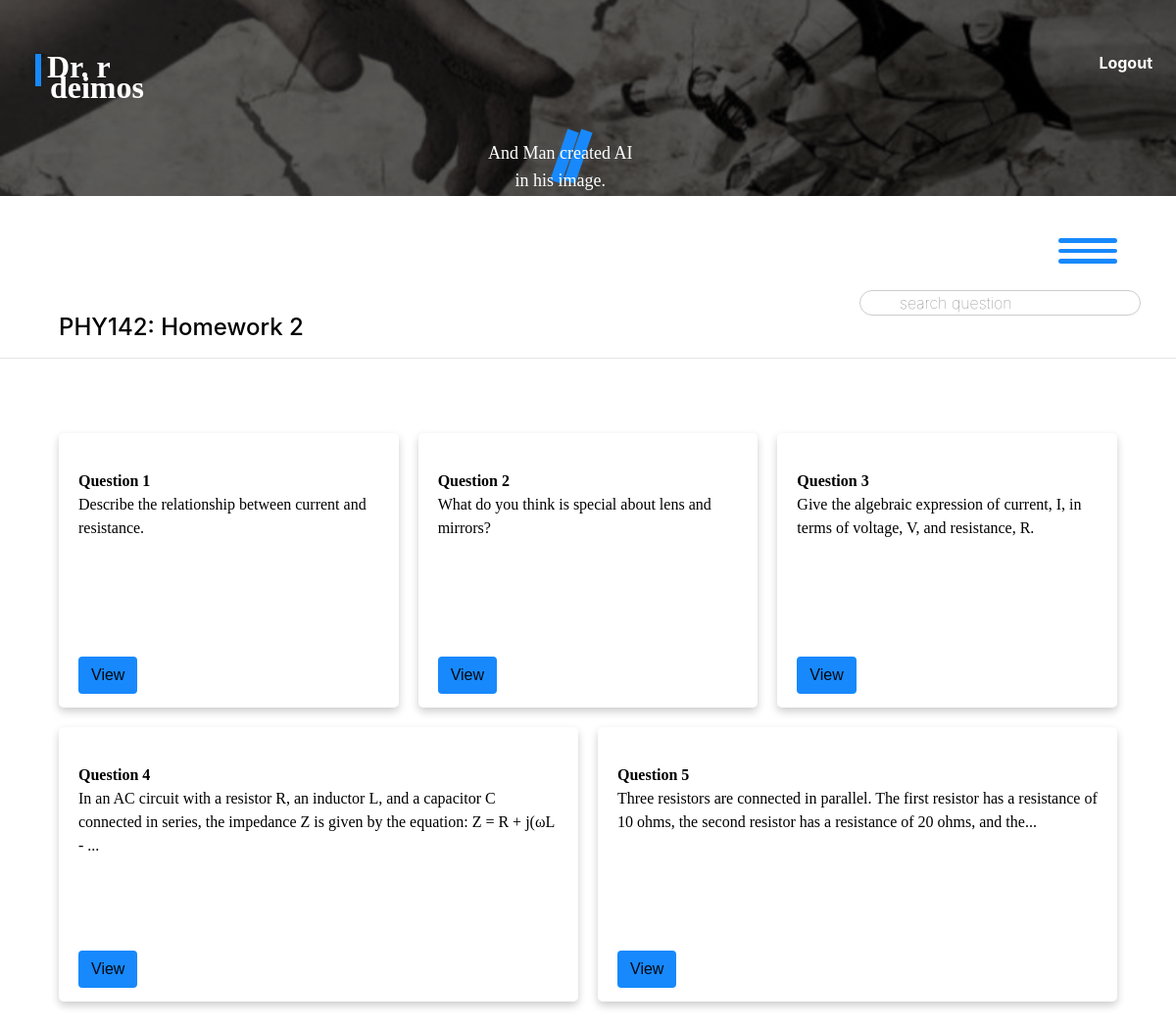
Page /deimos/courses/13/assignments/6 (signed in) on the earlier database version.
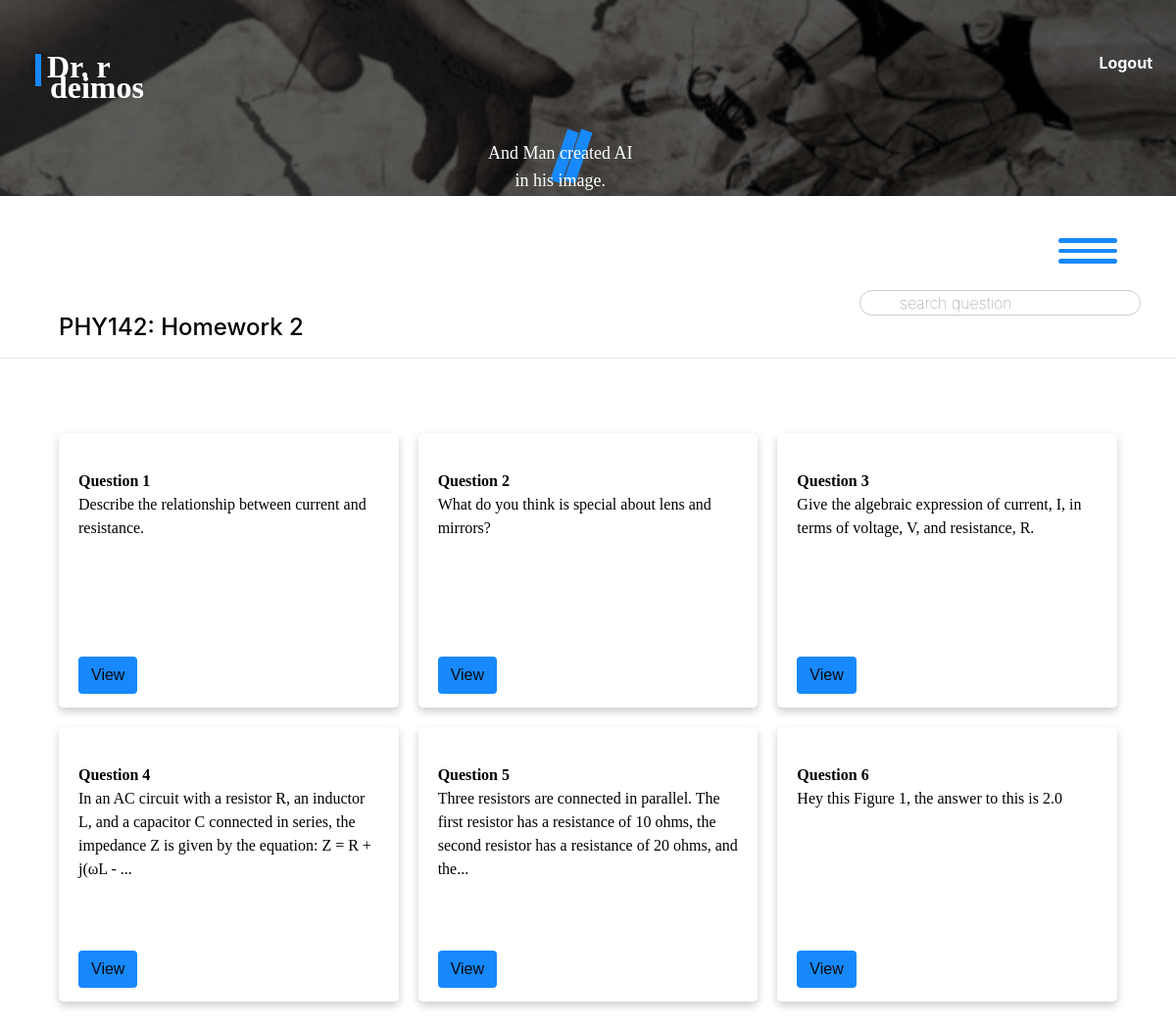
Same page on the later database version.
### phobos/models.py (models this page shows, shortened)
class Assignment(models.Model):
    name = models.CharField(max_length=30)
    course = models.ForeignKey(Course, on_delete=models.CASCADE, related_name="assignments")
    timestamp = models.DateTimeField(auto_now_add=True)
    due_date = models.DateTimeField(blank=True, null=True)
    assigned_date = models.DateTimeField(blank=True, null=True)
    difficulty_level = models.CharField(
        max_length=10,
        choices=DifficultyChoices.choices,
        default=DifficultyChoices.MEDIUM,
    )
    category = models.CharField(max_length=25, choices=AssignmentChoices.choices,
                                 default = AssignmentChoices.HOMEWORK)

class Course(models.Model):
    name = models.CharField(max_length=100, blank=False, null=False)
    description = models.CharField(max_length=400, default="No description")
    subject = models.CharField(max_length=100,
                                choices=SubjectChoices.choices,
                                default=SubjectChoices.PHYSICS)
    number_of_students = models.IntegerField(blank=True, null=True)
    difficulty_level = models.CharField(
        max_length=10,
        choices=DifficultyChoices.choices,
        default=DifficultyChoices.MEDIUM,
    )
    professors = models.ManyToManyField('Professor', related_name='courses')
    topics = models.ManyToManyField('Topic', related_name='courses')
    timestamp = models.DateTimeField(auto_now_add=True)
    image = models.ImageField(upload_to='phobos/images/course_covers', blank=True, null=True)

class Question(models.Model):
    number = models.CharField(blank=False, null=False, max_length=5)
    text = models.TextField(max_length= 2000, null=False, blank=False)
    assignment = models.ForeignKey(Assignment, null=True, on_delete=models.CASCADE, \
                                   related_name="questions")
    category = models.CharField(max_length=50, null=True, blank=True)
    topic = models.ForeignKey(Topic, on_delete=models.SET_NULL, null=True, blank=True)
    sub_topic = models.ForeignKey(SubTopic, on_delete=models.SET_NULL, null=True, blank=True)
    num_points = models.IntegerField(default=10, validators=[MinValueValidator(0), MaxValueValidator(15)]) # Add lower and upper bound.
    parent_question = models.ForeignKey('self', on_delete=models.CASCADE, null=True, \
                                        blank=True, related_name='sub_questions')
    timestamp = models.DateTimeField(auto_now_add=True)
    difficulty_level = models.CharField(
        max_length=10,
        choices=DifficultyChoices.choices,
        default=DifficultyChoices.MEDIUM,
    )
    answer_type = models.CharField(
        max_length = 30,
        choices = QuestionChoices.choices,
        default = QuestionChoices.STRUCTURAL_TEXT
    )
    max_num_attempts = models.IntegerField(default=5)
    answer = models.CharField(max_length=1000, null=True, blank=True) # TODO: delete this attribute.
    deduct_per_attempt = models.FloatField(default=0.05, blank=True, null=True)
    margin_error = models.FloatField(default=0.03, blank=True, null=True)
    due_date = models.DateTimeField(null=True, blank=True)
    embedding = models.JSONField(null=True, blank=True)  # Field to store encoded representation for search

### deimos/views.py (the view)
@login_required(login_url='astros:login')
def assignment_management(request, assignment_id, course_id=None):
    student = get_object_or_404(Student, pk = request.user.pk)
    assignment = get_object_or_404(Assignment, pk = assignment_id)
    assignment_student, created = AssignmentStudent.objects.get_or_create(student = student, assignment=assignment)
    assignment_student.save()
    """
    is_assigned = AssignmentStudent.objects.filter(student=student, assignment=assignment).exists()
    if not is_assigned:
        return HttpResponseForbidden('You have not be assigned this assignment.')

    """
    questions = Question.objects.filter(assignment = assignment)
    context = {
        "questions": questions,
        "assignment": assignment
    }
    return render(request, "deimos/assignment_management.html", context)

### deimos/templates/deimos/assignment_management.html (shortened to what this page needs)
{% extends 'deimos/layout.html' %}
{% load static %}
{% block body%}
<form action="{% url 'deimos:search_question' %}" method="post" id="search-form">
    <div id="sf-container">
        <input  id="search-field" type="text" name="search_question" placeholder="search question"/>
    </div>
</form>
    <br/>
    <br/>
    <h4>{{assignment.course.name}}: {{assignment.name}}</h4><hr/>
    <ul class="courses course-list">
        {% for question in questions %}
            {% include 'deimos/question_display.html' with question=question assignment_id=assignment.id course_id=assignment.course.id%}
        {% endfor %}
    </ul>
{% endblock %}

### deimos/templates/deimos/layout.html (shortened to what this page needs)
{% load static %}
<!DOCTYPE html>
<html lang="en">
    <head>
        <link rel="stylesheet" href="{% static 'deimos/css/style.css' %}"/>
        <link rel="stylesheet" href="https://stackpath.bootstrapcdn.com/bootstrap/4.4.1/css/bootstrap.min.css"
>
    </head>
    <body class="body">
        <ul class="navbar-nav mr-auto">
            {% if user.is_authenticated %}
                <li class="nav-item logout-link">
                    <a id="logout-link" class="nav-link" href="{% url 'deimos:logout' %}">Logout</a>
                </li>
            {% endif %}
        </ul>
    <div class="glass-container">
        <div class="top-page-image">
        </div>
    </div>
    <div id="brand-section">
        <div id="orange-line"></div>
        <div id="brand-version-text">
            <div id="bvt1">Dr. r</div>
            <div id="bvt2">deimos</div>
        </div>
        <div id="double-orange-lines">
            <div class="dol"></div>
            <div class="dol"></div>
        </div>
        <div class="message">
            <span id="m1">And Man created AI</span> <br/>
            <span id="m2">in his image.</span>
        </div>
    </div>
    <div id="options">
        <div id="triple-orange-lines">
            <div class="tol"></div>
            <div class="tol"></div>
            <div class="tol"></div>
        </div>
    </div>
    {% block body %} {% endblock %}
    </body>
</html>

### deimos/templates/deimos/question_display.html (shortened to what this page needs)
<li class="question-li course-li" data-question-id="{{ question.id }}">
    <div class="course-section assigment-section">
        <div class="image-container">
        </div>
        <div class="c-text q-text">
            <span class="c-name"><strong>Question {{question.number}}</strong>
            <p class="c-description">{% if question.text|length > 147 %}
                {{ question.text|safe|slice:":147" }}...
            {% else %}
                {{ question.text|safe }}
            {% endif %}</p><br/>
        </div>
    </div>
    <div class="edit-section il">{% csrf_token %}
        <div><a href="{% url 'deimos:answer_question' assignment_id=assignment_id course_id=course_id question_id=question.id%}">
            <button class="btn edit-btn co" data-question-id="{{ question.id}}">View</button></div></a>
    </div>
</li>

### deimos/static/deimos/css/style.css (style rules this page uses)
body.body { background-color: white !important; color:black; padding:0%; }
.logout-link { position: absolute; right: 2%; top: 4%; z-index: 3; }
#logout-link { color: white; font-weight: bold; }
ul.courses { padding: 5%; }
form { width: 100%; }
div.glass-container { background-color: black; width: 100%; }
div.top-page-image { height: 40vh; width: 100%; min-width: 100%; background-image: url("../images/creation_of_adam_ai.jpeg"); background-repeat:no-repeat; background-size:cover; background-position: center; opacity: 0.37; filter: grayscale(87%); position: relative; }
#orange-line { position: absolute; top: 5%; left: 3%; width: 0.5%; height: 6%; background-color: rgba(23, 137, 252, 1); }
#brand-version-text { top:4%; left:4%; position: absolute; color: white; font-size:xx-large; font-weight: bolder; font-family: 'Nebula'; }
#bvt2 { transform: translate(3%, -57%); }
div.dol { position: absolute; top: 21%; left: 47.5%; width: 1%; height: 6%; transform: rotate(19deg); background-color: rgba(23, 137, 252, 1); z-index: 1; }
div.dol + div.dol { margin-left: 1.2%; }
div.message { position: absolute; top: 24%; left: 43%; font-size: x-large; font-weight:500; color: white; display: flex; justify-content: center; align-items: center; flex-direction: column; font-family: 'Aileron'; z-index: 2; }
#m2 { transform: translate(0, -90%); }
#triple-orange-lines { position:-webkit-sticky; position: sticky; margin-top: 5vh; margin-left: 93vw; display: flex; flex-direction: column; justify-content: center; align-items: center; width: 3vw; height: 4vh; background-color: rgba(255, 255, 255, 0.8); transition: width 0.2s; }
div.tol { margin:5%; width: 100%; height: 20%; border-radius: 20px; background-color: rgba(23, 137, 252, 1); }
#search-field { position: absolute; margin-top: 3vh !important; right: 3vw ; border-radius: 20px !important; border: 1px solid #ccc !important; padding-left: 40px !important; transition: box-shadow 0.3s ease, height 0.5s ease, width 0.5s ease !important; background-color: transparent !important; outline: none !important; font-weight: 100 !important; }
h4 { margin-left: 5%; }
li { list-style-type: none; }
.course-list { display: flex; flex-wrap: wrap; gap: 20px; }
.course-li { font-family:'Nebula', 'Times New Roman', Times, serif; flex: 1 0 calc(33.33% - 20px); height: 60vh; padding: 20px; border-radius: 5px; position:relative; background-color: white; box-shadow: 0 4px 8px rgba(0, 0, 0, 0.2); }
div.course-section { position: relative; height: 70%; }
div.image-container { position: absolute; top: 0; left: 0; height: 85%; width: 100%; overflow: hidden; }
div.c-text { position: absolute; top: 87%; height: 30%; }
.edit-section { bottom: 5%; position: absolute; }
.edit-btn { background-color: rgba(23, 137, 252, 1) !important; transition: background-color 0.2s !important; color: rgba(0,0,0,0.95) !important; font-weight:400 !important; font-family: 'Aileron', sans-serif; }
.question-li { height: 35vh; }
.q-text.c-text { top: 10%; }
@media screen and (max-width: 1200px) { div.top-page-image { height: 25vh; } }
@media screen and (max-width: 1200px) { #orange-line { height: 3%; } }
@media screen and (max-width: 1200px) { div.dol { top: 12%; height: 5%; } }
@media screen and (max-width: 1200px) { div.message { top: 13%; left:41.5%; font-size: large; font-weight: 300; } }
@media screen and (max-width: 1200px) { #m2 { transform: translate(0, -95%); } }
@media screen and (max-width: 1200px) { #triple-orange-lines { position:-webkit-sticky; position: sticky; width: 5vw; margin-left: 90vw; } }

Differences in the rows shown:
added Question: number "6", text "Hey this Figure 1, the answer to this is 2.0"
